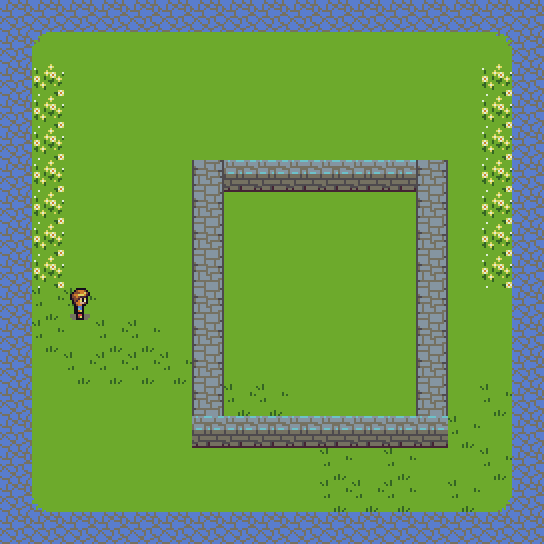

This is a level from a 2D game, rendered from its Tiled map with the project's own tilesets. A one-line summary and the map file follow, with tile-layer data summarised:
An orthogonal 17x17 tile map with 32x32 px tiles, 5 tile layers (bg1, bg2, obstacles, ramassable, ...).

<map version="1.0" orientation="orthogonal" renderorder="right-down" width="17" height="17" tilewidth="32" tileheight="32" nextobjectid="1">
 <tileset firstgid="1" name="tiny-Complete-Spritesheet-32x32-fruits" tilewidth="32" tileheight="32">
  <image source="../SpriteSheet-32x32/tiny-Complete-Spritesheet-32x32-fruits.bmp" width="512" height="512" />
 </tileset>
 <layer name="bg1" width="17" height="17">
  <data>[289 cells, 225 non-empty, 2 distinct tile ids]</data>
 </layer>
 <layer name="bg2" width="17" height="17">
  <data>[289 cells, 44 non-empty, 7 distinct tile ids]</data>
 </layer>
 <layer name="obstacles" width="17" height="17">
  <data>[289 cells, 94 non-empty, 3 distinct tile ids]</data>
 </layer>
 <layer name="ramassable" width="17" height="17">
  <data>[289 cells, 0 non-empty, 0 distinct tile ids]</data>
 </layer>
 <layer name="joueur" width="17" height="17">
  <data>[289 cells, 1 non-empty, 1 distinct tile ids]</data>
 </layer>
</map>